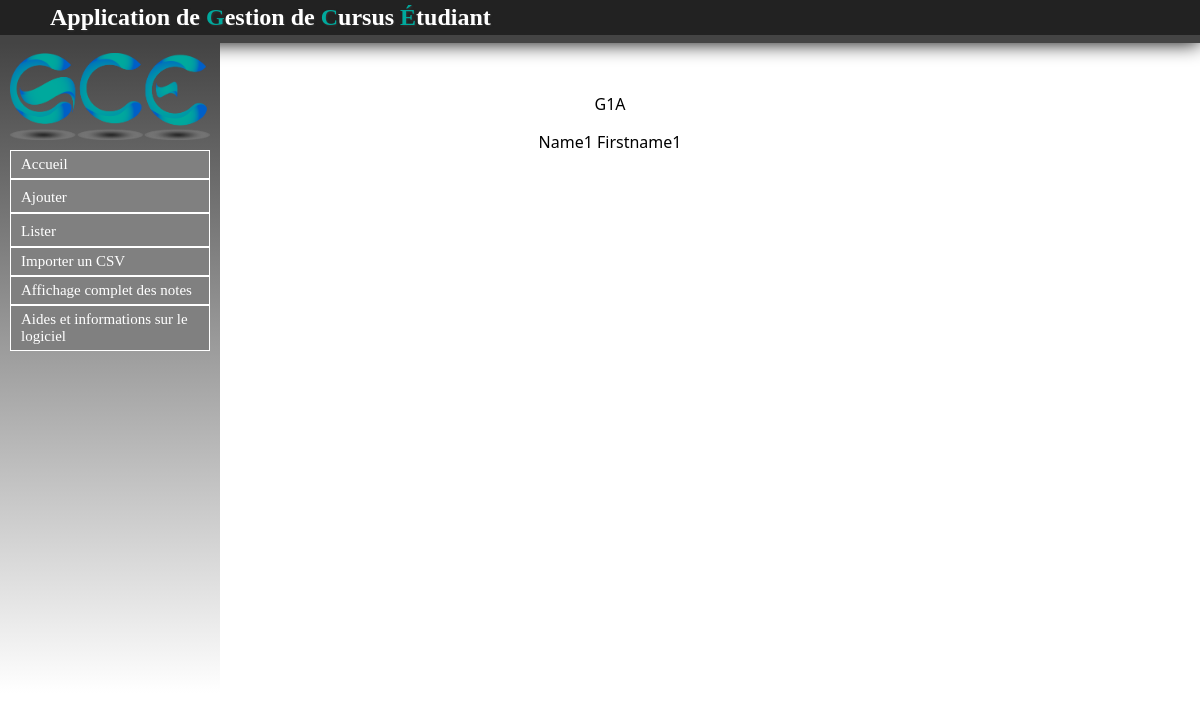
Page /Groupe/listerEtuGroupe/1 on the earlier database version.
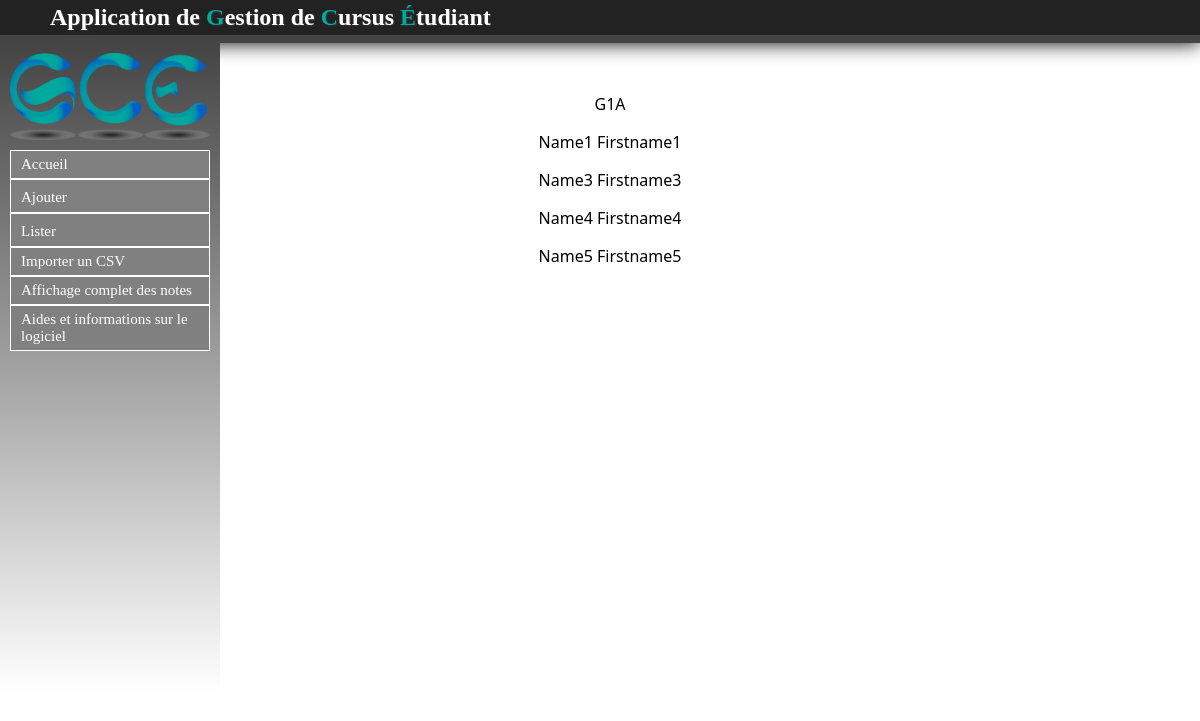
Same page on the later database version.
### Etudiant/models.py (models this page shows, shortened)
class Etu(models.Model):
	nom = models.CharField(max_length=30, null=False)
	prenom = models.CharField(max_length=30, null=False)
	age = models.IntegerField(null=True)
	apogee = models.IntegerField(null=True)
	date_naissance = models.DateField(null=True)
	sexe = models.CharField(max_length=1, null=True)
	adresse = models.CharField(max_length=100, null=True)
	ine = models.CharField(max_length=100, null=True)
	adresse_parents = models.CharField(max_length=100, null=True)
	tel = models.IntegerField(null=True)
	tel_par = models.IntegerField(null=True)
	lieu_naissance = models.CharField(max_length=100, null=True)
	nationalite = models.CharField(max_length=100, null=True)
	situation_familiale = models.CharField(max_length=100, null=True)
	situation_militaire = models.CharField(max_length=100, null=True)
	cate_socio_pro_chef_famille = models.CharField(max_length=100, null=True)
	cate_socio_pro_autre_parent = models.CharField(max_length=100, null=True)
	aide_financiere = models.CharField(max_length=100, null=True)
	bourse = models.CharField(max_length=100, null=True)
	groupe = models.ForeignKey(Groupe, null=True)
	semestre = models.ForeignKey(Semestre, null=True)

### Groupe/views.py (the view)
# urls.py: url(r'^listerEtuGroupe/(?P<id>\d+)$', views.listerEtuGroupe, name='listerEtuGroupe'),
def listerEtuGroupe(request, id):
	etus = Etu.objects.filter(groupe=id)
	groupe = get_object_or_404(Groupe, id=id)
	return render(request, 'contenu_html/listerEtuGroupe.html', locals())

### Etudiant/templates/contenu_html/listerEtuGroupe.html (shortened to what this page needs)
{% extends "templates/base.html" %}
{% block content %}
	{% if not groupe %}
		<p>Pas d'étudiants dans la groupe</p>
	{% else %}
		<p>{{ groupe.nom }}</p>
		{% for etu in etus %}
			<p>{{ etu.nom }} {{ etu.prenom }}</p>
		{% endfor %}
	{% endif %}
{% endblock %}

Differences in the rows shown:
now on this page (row edited): Etu: nom "Name3", prenom "Firstname3"
now on this page (row edited): Etu: nom "Name4", prenom "Firstname4"
now on this page (row edited): Etu: nom "Name5", prenom "Firstname5"
